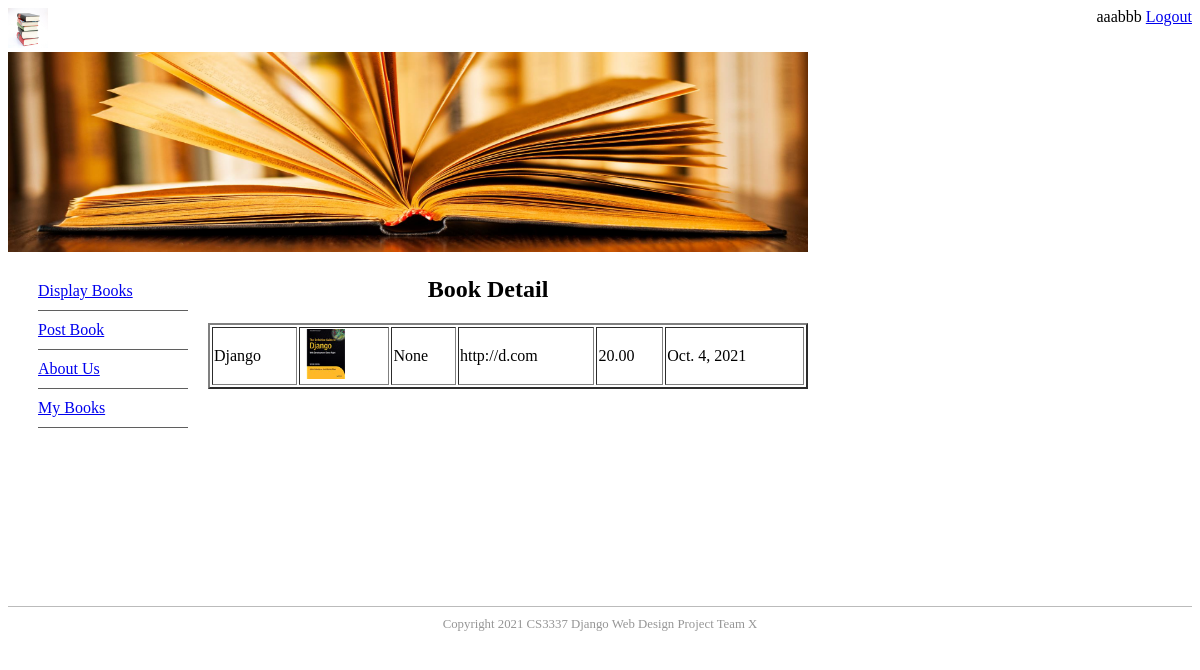
The page /book_detail/1 (signed in) on the database its author committed.
### bookMng/models.py (models this page shows, shortened)
class MainMenu(models.Model):
    item = models.CharField(max_length=200, unique=True)
    link = models.CharField(max_length=200, unique=True)

class Book(models.Model):
    name = models.CharField(max_length=200)
    web = models.URLField(max_length=200)
    price = models.DecimalField(decimal_places=2, max_digits=6)
    publishdate = models.DateField(auto_now=True)
    picture = models.FileField(upload_to='bookEx/static/uploads')
    pic_path = models.CharField(max_length=300, editable=False, blank=True)
    username = models.ForeignKey(User, blank=True, null=True, on_delete=models.CASCADE)

### bookMng/views.py (the view)
# urls.py: path('book_detail/<int:book_id>', views.book_detail, name='book_detail'),
@login_required(login_url=reverse_lazy('login'))
def book_detail(request, book_id):
    book = Book.objects.get(id=book_id)
    book.pic_path = book.picture.url[14:]
    print(book.name)
    return render(request,
                  'bookMng/book_detail.html',
                  {
                      'item_list': MainMenu.objects.all(),
                      'book': book,
                  }
                  )

### bookEx/templates/bookMng/book_detail.html
{% extends "base.html" %}
{% load static %}
{% block sidenav %}
   {% for item in item_list %}
       <li>
          <a href="{{ item.link }}"> {{ item.item }}</a>
       </li>
   {% endfor %}
{% endblock sidenav %}
{% block content %}
   <h1 align="center"> Book Detail </h1>
   <table align="center" border="2" width="600">
       <tr>
           <td>
              {{ book.name }}
           </td>
           <td>
               <img src="{% static book.pic_path %}" width="50" height="50">
           </td>
           <td>
               {{ book.username }}
           </td>
           <td>
               {{ book.web }}
           </td>
           <td>
               {{ book.price }}
           </td>
           <td>
               {{ book.publishdate }}
           </td>
       </tr>
   </table>
{% endblock content%}

### bookEx/templates/base.html (shortened to what this page needs)
{% load static %}
<!DOCTYPE html>
<html lang="en">
<head>
    <link href="{% static 'main.css' %}" rel="stylesheet" type="text/css">
</head>
<body>
<div>
    <header>
        <div id="logo">
            <img src="{% static 'logo.jpg' %}" width="40" height="40" alt="" />
            <span style="float: right;">
                {% if user.is_authenticated %}
                    {{ user.username }}
                    <a href="{% url 'logout' %}?next=/">Logout</a>
                {% else %}
                     Not logged in
                    <a href="{% url 'login' %}?next=/">Login</a>
                {% endif %}
            </span>
        </div>
        <div id="topbanner">
            <img src="{% static 'topbanner.jpg' %}" width="800" height="200" alt="" />
        </div>
    </header>
    <aside id="leftsidebar">
        <nav id="nav">
            <ul>
                {% block sidenav %}{% endblock sidenav %}
            </ul>
        </nav>
    </aside>
    <section id="main">
        {% block content %}{% endblock content %}
    </section>
    <footer id="footer">
        Copyright 2021 CS3337 Django Web Design Project Team X
    </footer>
</div>
</body>
</html>

### bookEx/static/main.css (style rules this page uses)
#footer { text-align: center; font-size: 0.8em; margin-top: 5px; padding-top: 10px; padding-bottom: 10px; background-color: #FFFFFF; border-top: thin solid #BBBBBB; clear: both; color: #969696; }
#leftsidebar { width: 180px; height: 350px; float: left; }
#nav li { padding-top: 10px; padding-bottom: 10px; font-size: 1em; list-style-type: none; border-bottom: thin solid #5F5F5F; color: #4C4C4C; left: 0px; list-style-position: inside; margin-left: -10px; }
#main { width: 560px; float: left; margin-left: 20px; margin-right: 10px; padding-right: 10px; }

### rows shown on the page
MainMenu: item "Display Books"
MainMenu: item "Post Book"
MainMenu: item "About Us"
MainMenu: item "My Books"
Book: name "Django", username "None", web "http://d.com", price "20.00", publishdate "Oct. 4, 2021"

### other values the page prints
{{ user.username }} "aaabbb"
